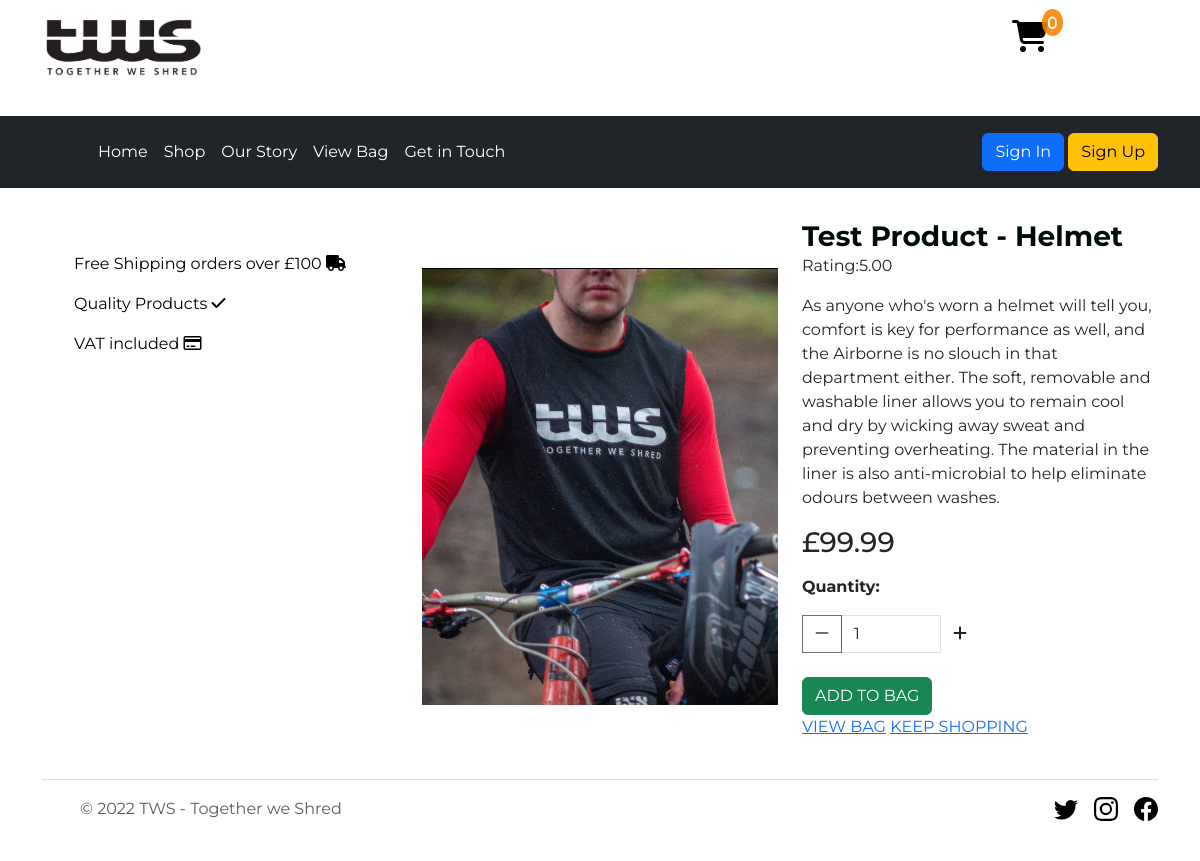
Screenshot of /shop/1/ with the database file from the repository.
### shop/models.py (models this page shows, shortened)
class Product(models.Model):
    category = models.ForeignKey('Category', null=True, blank=True,
                                 on_delete=models.SET_NULL)
    product_code = models.CharField(max_length=254, null=True, blank=True)
    name = models.CharField(max_length=254)
    description = models.TextField()
    price = models.DecimalField(max_digits=6, decimal_places=2)
    customer_rating = models.DecimalField(max_digits=6, decimal_places=2,
                                          null=True, blank=True)
    item_in_stock = models.BooleanField(default=True)
    image_url = models.URLField(max_length=1024, null=True, blank=True)
    image = models.ImageField(null=True, blank=True)

### shop/views.py (the view)
# urls.py: path('<int:id>/', views.product_detail, name="product_detail"),
def product_detail(request, id):
    product = get_object_or_404(Product, id=id)
    context = {
        'product': product,
    }
    return render(request, 'shop/product_detail.html', context)

### shop/templates/shop/product_detail.html (shortened to what this page needs)
{% extends "base.html" %}
{% load static %}
{% block content%}
<div class="container">
<div class="product-detail-wrapper">
<div class="row">
  <div class="col-4">
    <div class="product-detail-right">
      <p>Free Shipping orders over £100 <i class="fa fa-truck" aria-hidden="true"></i></p>
      <p>Quality Products <i class="fa fa-check" aria-hidden="true"></i></p>
      <p>VAT included <i class="fa fa-credit-card" aria-hidden="true"></i></p>
    </div>
  </div>
  <div class="col-4">
    <div class="image-container my-5"><img class="card-img-top" alt="..." src="{% if product.image %}{{ product.image.url }}{% else %}{% static "img/no_image.png" %}{% endif %}"></div>
  </div>
  <div class="col-4">
    <div class="card-body">
      <h3 class="card-title">{{ product.name }}</h3>
      <p class="card-text">Rating:{{ product.customer_rating }}<br>
        </p>
        <p>{{ product.description }}</p>
        <h3>£{{ product.price }}</h3>
    </div>
    <form class="form" action="{% url 'add_to_bag' product.id %}" method="POST">
    <div class="form-row">
        <div class="col-12">
            <p class="mt-3"><strong>Quantity:</strong></p>
            <div class="form-group w-50">
                <div class="input-group">
                  <div class="input-group-prepend">
                    <button class="decrement-qty btn btn-black rounded-0"
                        data-item_id="{{ product.id }}" id="decrement-qty_{{ product.id }}">
                        <span class="icon">
                            <i class="fas fa-minus"></i>
                        </span>
                    </button>
                </div>
                    <input class="form-control qty_input" type="number" name="quantity" value="1" min="1" max="99" data-item_id="{{ product.id }}" id="id_qty_{{ product.id }}">
                    <div class="input-group-append">
                      <button class="increment-qty btn btn-black rounded-0"
                          data-item_id="{{ product.id }}" id="increment-qty_{{ product.id }}">
                          <span class="icon">
                              <i class="fas fa-plus"></i>
                          </span>
                      </button>
                  </div>
                </div>
            </div>
        </div>
        <br>
            <input class="btn btn-success text-uppercase" type="submit" value="Add to Bag">
            <p><a href="{% url 'view_shoppingbag'%}"><span class="text-uppercase">View Bag</span></a>
            <a href="{% url 'product_list'%}"><span class="text-uppercase">Keep Shopping</span></a></p>
        </div>
    </div>
  </div>
</div>
</div> </div>
  {% endblock %}

### static/css/base.css (style rules this page uses)
body { font-family: 'Montserrat', sans-serif; background-repeat: no-repeat; background-size: cover; }
.card-body { background-color:white; }
.card-title { font-family: 'Montserrat', sans-serif; color:rgb(0, 10, 10); font-weight: 700; }
.product-detail-wrapper { padding-top:2rem; }
.product-detail-right { padding: 2rem; color:black; border-radius: 5%; border-color:black; border:2px; }

### rows the page displays
Product: image (picture), name "Test Product - Helmet", customer_rating "5.00", description "As anyone who's worn a helmet will tell you, comfort is key for performance as well, and the Airborne is no slouch in that department either. The soft, removable and washable liner allows you to remain cool and dry by wicking away sweat and preventing overheating. The material in the liner is also anti-microbial to help eliminate odours between washes.", price "99.99", quantity "1"

### other values shown
{{ product_count }} "0"
